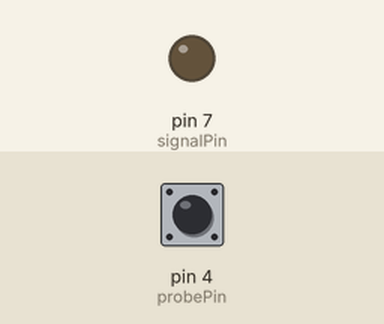
This sketch was run on a simulated Arduino Uno, built with avr-gcc and run on an emulated ATmega328P. On the bench: output pins drawn as LEDs (lit = HIGH). Inputs (shaded band) come from the test bench; at power-on: pin 4 (probePin) HIGH.

Above: at 1.2 s.
1.3 s: pin 4 (probePin) pulled LOW for 0.15 s
At 1.37 s:
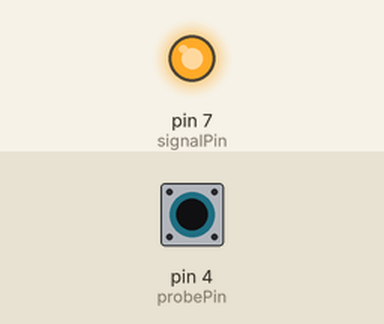
2.9 s: pin 4 (probePin) pulled LOW for 3.2 s
At 7.1 s:
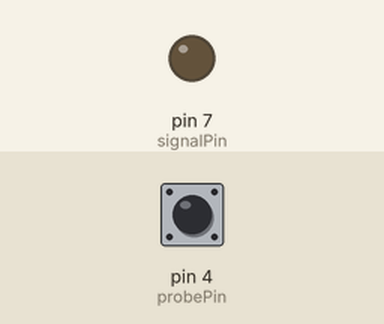
Timing chart, 0 to 8.6 s (numbered marks = the images above; inputs shaded):
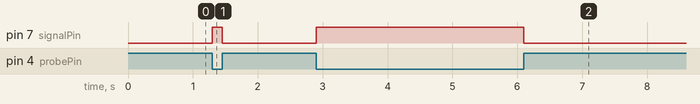

The sketch:

arduinolab9task1.ino
```cpp
#include <Wire.h>

const int probePin = 4;   // Input from probes
const int signalPin = 7; // Output to LED and Buzzer

void setup() {
  // Use internal pull-up resistor to keep pin HIGH until grounded
  pinMode(probePin, INPUT_PULLUP);
  pinMode(signalPin, OUTPUT);
}

void loop() {
  // Read the probe state
  int isConnected = digitalRead(probePin);

  // If probes touch, pin goes LOW
  if (isConnected == LOW) {
    digitalWrite(signalPin, HIGH); // Turn on LED/Buzzer
  } else {
    digitalWrite(signalPin, LOW);  // Turn off LED/Buzzer
  }
}
```

Measured:
- after the input at 1.3 s, pin 7 (signalPin): LOW → HIGH at once, → LOW 0.15 s later
- after the input at 2.9 s, pin 7 (signalPin): LOW → HIGH at once, → LOW 3.2 s later
